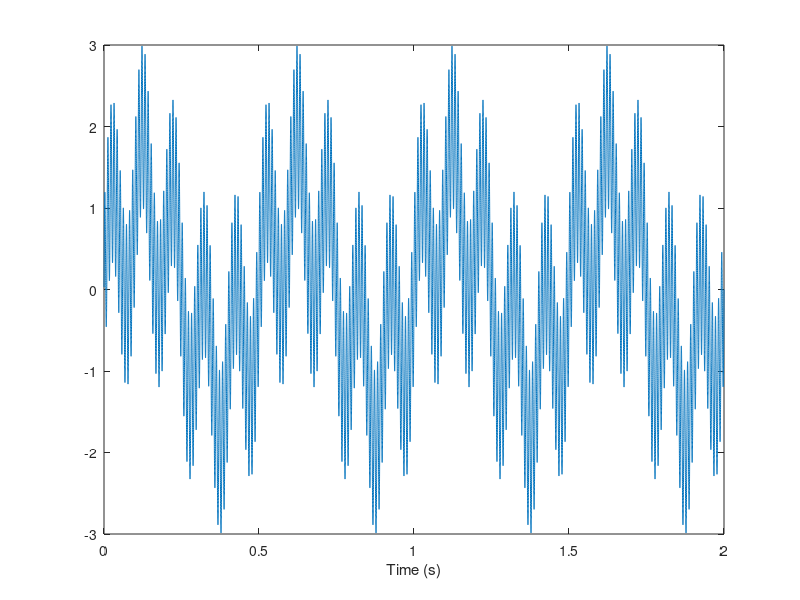
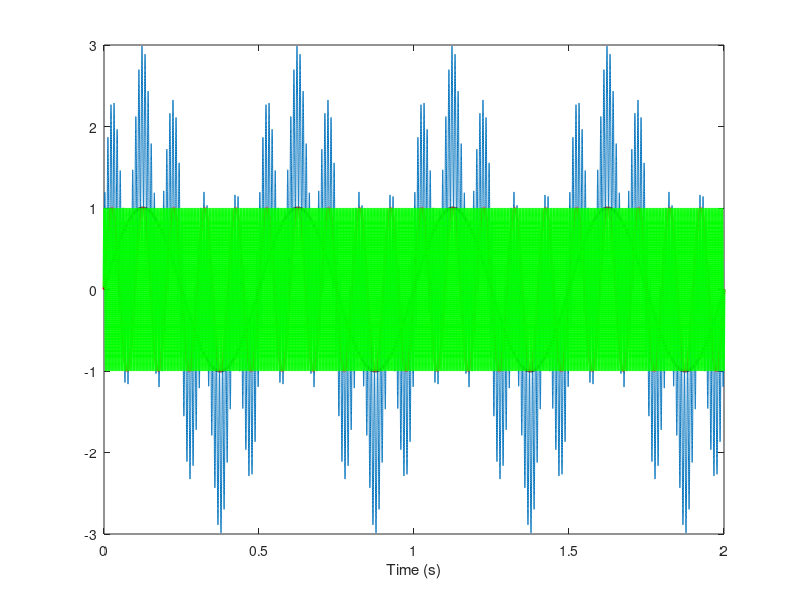
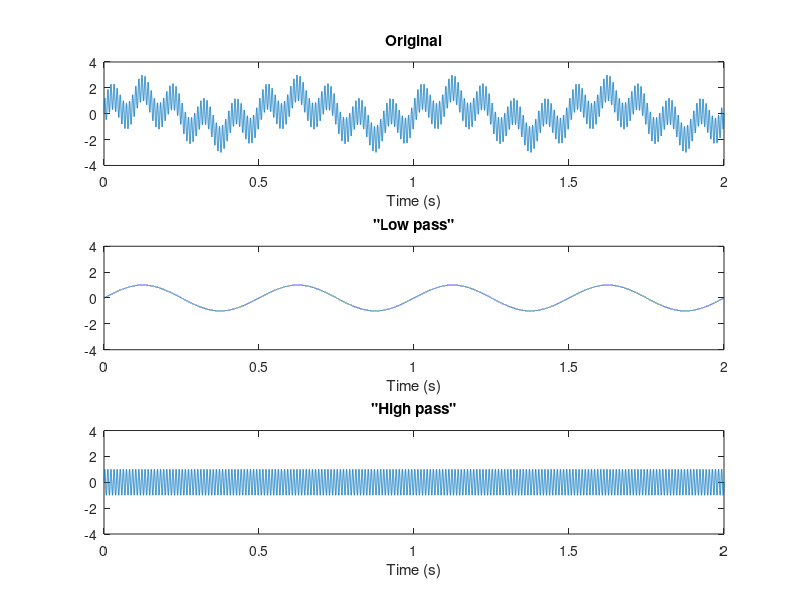
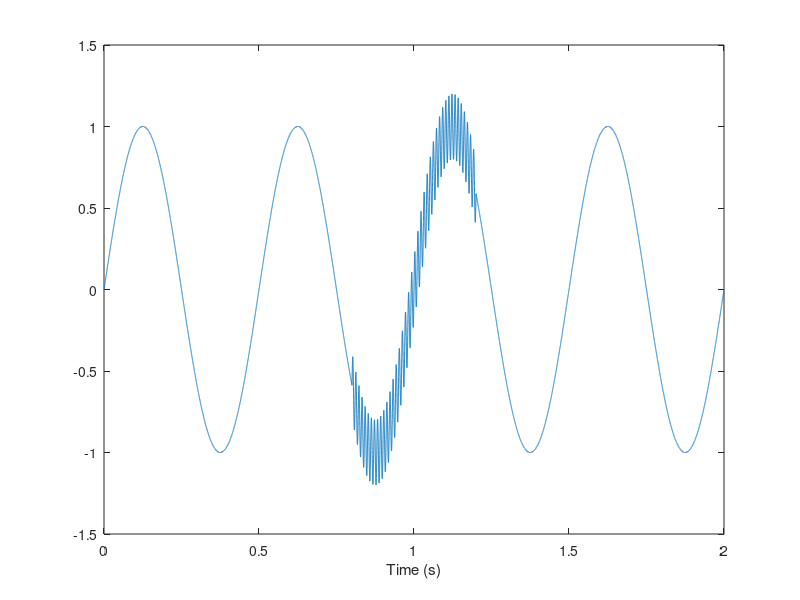

Source code (MATLAB) for these figures, in order: (Note: this script raises an error after producing the figures.)
%%
load SampleLFPdata.mat

soundDurationInS=2;
sampleRate=25000;
sampleRange=1:sampleRate*soundDurationInS;
timevec=1/sampleRate:1/sampleRate:soundDurationInS;
frequencyComponent1=2;
frequencyComponent2=10;
frequencyComponent3=100;
sig1=sin(2*pi/sampleRate*frequencyComponent1*(sampleRange));
sig2=sin(2*pi/sampleRate*frequencyComponent2*(sampleRange));
sig3=sin(2*pi/sampleRate*frequencyComponent3*(sampleRange));

fullSignal=sig1+sig2+sig3;
%%
figure;
plot(timevec,fullSignal)
xlabel('Time (s)')
%%
figure;
plot(timevec,fullSignal)
xlabel('Time (s)')
hold on
plot(timevec,sig1,'k','LineWidth',2)
%%
plot(timevec,sig2,'r','LineWidth',2)
%%
plot(timevec,sig3,'g','LineWidth',2)

%% "Filtering"
figure;
lowSig=sin(2*pi/sampleRate*frequencyComponent1*(sampleRange));
highSig=sin(2*pi/sampleRate*frequencyComponent3*(sampleRange));
figure;
subplot(3,1,1)
plot(timevec,fullSignal)
ylim([-4 4])
title('Original')
xlabel('Time (s)')

subplot(3,1,2)
plot(timevec,lowSig)
ylim([-4 4])
title('"Low pass"')
xlabel('Time (s)')

subplot(3,1,3)
plot(timevec,highSig)
ylim([-4 4])
title('"High pass"')
xlabel('Time (s)')

%% Changes in time of oscillatory power 
newSig=lowSig;
newSig(20000:30000)=newSig(20000:30000)+0.2*highSig(20000:30000);
figure;
plot(timevec,newSig)
xlabel('Time (s)')

%% 
highfiltered=bandpass(newSig,[80 120],sampleRate);
highpower=envelope(abs(highfiltered),2000,'rms');
figure;
subplot(2,1,1)
plot(timevec,newSig)
ylim([-2.5 2.5])

xlabel('Time (s)')

subplot(2,1,2)
plot(timevec,highpower,'k','linewidt',2)
ylim([0 0.2])
xlabel('Time (s)')
ylabel('High freq power')


%% To neural data!
% LFP recordings from mouse CA1 region of the hippocampus during non-REM
% sleep

load('SampleLFPdata.mat')
figure;
plot(s_times,s)
xlabel('Time (s)')
%% filtering in the ripple band
% also mention designfilt, filterDesigner
figure;
bandpass(s,[150 250],LFPsamplerate);
%% 
figure;
bandpass(s,[150 250],LFPsamplerate,'steepness',0.98);


%% aside: high-pass and low-pass filtering
freqcutoff=50;
highfiltered=highpass(s,freqcutoff,LFPsamplerate,'steepness',0.98);
lowfiltered=lowpass(s,freqcutoff,LFPsamplerate,'steepness',0.98);
figure;
plot(s_times,s,'k');
hold on
plot(s_times,highfiltered,'r')
plot(s_times,lowfiltered,'b')
xlabel('Time (s)')



%% quantifying ongoing ripple power
ripplefiltered=bandpass(s,[150 250],LFPsamplerate,'steepness',0.98);
ripplepower=envelope(abs(ripplefiltered),round(LFPsamplerate/10),'rms');   
% ^envelop of the absolute value of the ripple filtered signal; what is roughly the timescale that you want the envlope to be. Here we have
% LFPsamplerate (how many samples we have)/10. So 10th of a second, which works for a ripple because its between 1/10 to 1/20 of a second.
% It's not an area under the curve necessary, but the root mean square. Clarify this? He said it's like the energy.
% as the round(LFPsamplerate/10) argument increases, the bump/envelop used is larger. 
% if you think of the ripple as a peak, increasing the ^ above would increase the peak of the signal??
% Where in the signal do we have increases in ripple power. 
figure;
plot(s_times,s,'b');
hold on;
plot(s_times,ripplefiltered,'r');
plot(s_times,ripplepower,'k','linewidth',3)
xlabel('Time (s)')
legend({'Original signal', 'Ripple-filtered signal','Ripple power'})
%% Finding candidate ripples
% using your good old findOnsetsOfBigIncreases!
candidateRipplesInds=findOnsetsOfBigIncreases(ripplepower);
candidateRipplesMagnitude=ripplepower(candidateRipplesInds);
plot(s_times(candidateRipplesInds),candidateRipplesMagnitude,'mo','markerfacecolor','m')

%% spectrogram
%%
figure;pspectrum(s,LFPsamplerate,'FrequencyLimits',[0 300],'spectrogram')
%% spectrogram with outputs. Tp gives you time vector, fp -> y axis, sP is power
[sP fP tP]=pspectrum(s,LFPsamplerate,'FrequencyLimits',[0 300],'spectrogram');
figure;
imagesc(tP,fP,10*log10(sP));    %Need to apply the 10log10sp. Only shows extreme values if you don't apply it.
set(gca,'YDir','normal');
xlabel('Time (s)')
ylabel('Frequency (Hz)')
%% spectrogram with time series
figure;

h1=subplot(2,1,1)
plot(s_times,s,'b');hold on;plot(s_times,ripplefiltered,'r');plot(s_times,ripplepower,'k','linewidth',3)
plot(s_times(candidateRipplesInds),candidateRipplesMagnitude,'mo','markerfacecolor','m')

h2=subplot(2,1,2)
imagesc(tP,fP,10*log10(sP));
set(gca,'YDir','normal');
linkaxes([h1 h2],'x');          % links the axes of two plots. Zomming into the axes of one plot zooms into the axes of the second plot. 'x' argument links both the x values. 
%% aside: using 'spectrogram' function
% IMAGINE SPECTROGRAM AS A PLOT WHERE THE "Camels hump" Is coming out towards you. Look at last fiugre in Lect4.pptx
figure;spectrogram(s,round(LFPsamplerate/5),round(LFPsamplerate/10),0:300,LFPsamplerate,'yaxis')

[~,freqs,timevec,S1]=spectrogram(s,round(LFPsamplerate/5),round(LFPsamplerate/6),0:300,LFPsamplerate,'yaxis');
figure;
h1=subplot(2,1,1)
plot(s_times,s,'b');hold on;plot(s_times,ripplefiltered,'r');plot(s_times,ripplepower,'k','linewidth',3)
h2=subplot(2,1,2)
imagesc(timevec,freqs,10*log10(abs(S1)));
set(gca,'YDir','normal');
caxis([-180 -80])
ylim([100 300])
linkaxes([h1 h2],'x');
%% power spectrum
figure;
pspectrum(s,LFPsamplerate,'FrequencyLimits',[0 300])

%pwelch(double(s),double(round(LFPsamplerate/5)),double(round(LFPsamplerate/6)),1:300,round(LFPsamplerate));

%% power spectrums of periods with high and low ripple power
sRip=s(ripplepower>mean(ripplepower)+1*std(ripplepower));
sNoRip=s(ripplepower<(mean(ripplepower)+1*std(ripplepower)));

figure;
pspectrum(sNoRip,LFPsamplerate,'FrequencyLimits',[0 300])
hold on
pspectrum(sRip,LFPsamplerate,'FrequencyLimits',[0 300])


%% Application to sounds
% The dog sound is in the canvas data folder. 
[bark SOUNDsamplerate]=audioread('/Users/gid/Dropbox (University of Michigan)/from_box/LabStartup/Teaching/NeuroanalyticsW2024/Data/Dachshund.wav');
w_times=1/SOUNDsamplerate:1/SOUNDsamplerate:length(bark)/SOUNDsamplerate;
figure;
plot(w_times,bark)
xlabel('Time (s)')
%%
sound(bark,SOUNDsamplerate)
%% spectrogram and power spectrum
figure;
subplot(2,1,1)
pspectrum(bark,SOUNDsamplerate,'FrequencyLimits',[0 SOUNDsamplerate/2],'spectrogram')
caxis([-140 -10])
subplot(2,1,2)
pspectrum(bark,SOUNDsamplerate,'FrequencyLimits',[0 SOUNDsamplerate/2])

%% Filtering for the central freqs
bark_centralfreqs=bandpass(bark,[500 2000],SOUNDsamplerate);
figure;
subplot(2,1,1)
pspectrum(bark_centralfreqs,SOUNDsamplerate,'FrequencyLimits',[0 SOUNDsamplerate/2],'spectrogram')
caxis([-140 -10])
subplot(2,1,2)
pspectrum(bark_centralfreqs,SOUNDsamplerate,'FrequencyLimits',[0 SOUNDsamplerate/2])

%%
sound(bark_centralfreqs,SOUNDsamplerate)
%%
bark_highfreqs=bandpass(bark,[2000 10000],SOUNDsamplerate);
figure;
subplot(2,1,1)
pspectrum(bark_highfreqs,SOUNDsamplerate,'FrequencyLimits',[0 SOUNDsamplerate/2],'spectrogram')
caxis([-140 -10])
subplot(2,1,2)
pspectrum(bark_highfreqs,SOUNDsamplerate,'FrequencyLimits',[0 SOUNDsamplerate/2])
%%
sound(bark_highfreqs,SOUNDsamplerate)
%%
sound(bark,SOUNDsamplerate)
pause(1)
sound(bark_centralfreqs,SOUNDsamplerate)
pause(1)
sound(bark_highfreqs,SOUNDsamplerate)
